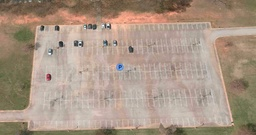
#> input picture src/GroundStation/Test Images/Apple Maps.jpg, 256 x 135 px, shrunk from 1681 x 886 before the run
$ python fish.py --image 'Test Images/Apple Maps.jpg'
#> lines starting #> are read from the running program, lines starting #| are printed output that depends on the picture
#> further down, imgobj is the input picture: shape (135, 256, 3); mean R, G, B 168.7, 149.6, 133.1
import imageio
import numpy as np
from math import sqrt
import sys
import argparse
import os

## The following code was taken from the Gil-Mor/iFish repository linked below to
## remove the fisheye effect from our images.
## https://github.com/Gil-Mor/iFish


def get_fish_xn_yn(source_x, source_y, radius, distortion):
    """
    Get normalized x, y pixel coordinates from the original image and return normalized
    x, y pixel coordinates in the destination fished image.
    :param distortion: Amount in which to move pixels from/to center.
    As distortion grows, pixels will be moved further from the center, and vice versa.
    """

    if 1 - distortion * (radius**2) == 0:
        return source_x, source_y

    return source_x / (1 - (distortion * (radius**2))), source_y / (
        1 - (distortion * (radius**2))
    )


def fish(img, distortion_coefficient):
    """
    :type img: numpy.ndarray
    :param distortion_coefficient: The amount of distortion to apply.
    :return: numpy.ndarray - the image with applied effect.
    """
#> called with distortion_coefficient = 0.5

    # If input image is only BW or RGB convert it to RGBA
    # So that output 'frame' can be transparent.
    w, h = img.shape[0], img.shape[1]
#> w = 135; h = 256
    if len(img.shape) == 2:
        # Duplicate the one BW channel twice to create Black and White
        # RGB image (For each pixel, the 3 channels have the same value)
        bw_channel = np.copy(img)
        img = np.dstack((img, bw_channel))
        img = np.dstack((img, bw_channel))
    if len(img.shape) == 3 and img.shape[2] == 3:
        print("RGB to RGBA")
        img = np.dstack((img, np.full((w, h), 255)))

    # prepare array for dst image
    dstimg = np.zeros_like(img)

    # floats for calcultions
    w, h = float(w), float(h)

    # easier calcultion if we traverse x, y in dst image
    for x in range(len(dstimg)):
        for y in range(len(dstimg[x])):

            # normalize x and y to be in interval of [-1, 1]
            xnd, ynd = float((2 * x - w) / w), float((2 * y - h) / h)

            # get xn and yn distance from normalized center
            rd = sqrt(xnd**2 + ynd**2)

            # new normalized pixel coordinates
            xdu, ydu = get_fish_xn_yn(xnd, ynd, rd, distortion_coefficient)

            # convert the normalized distorted xdn and ydn back to image pixels
            xu, yu = int(((xdu + 1) * w) / 2), int(((ydu + 1) * h) / 2)

            # if new pixel is in bounds copy from source pixel to destination pixel
            if 0 <= xu and xu < img.shape[0] and 0 <= yu and yu < img.shape[1]:
                dstimg[x][y] = img[xu][yu]
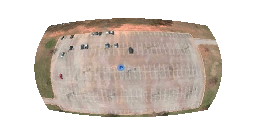
#> dstimg: shape (135, 256, 4) int64; mean R, G, B, A 83.9, 74.6, 67.7, 122.2; transparent parts drawn white

    return dstimg.astype(np.uint8)


def parse_args(args=sys.argv[1:]):
    """Parse arguments."""

    parser = argparse.ArgumentParser(
        description="Apply fish-eye effect to images.", prog="python3 fish.py"
    )

    parser.add_argument(
        "-i",
        "--image",
        help="path to image file."
        " If no input is given, the supplied example 'grid.jpg' will be used.",
        type=str,
        default="grid.jpg",
    )

    parser.add_argument(
        "-o",
        "--outpath",
        help="file path to write output to." " format: <path>.<format(jpg,png,etc..)>",
        type=str,
        default="fish.png",
    )

    parser.add_argument(
        "-d",
        "--distortion",
        help="The distoration coefficient. How much the move pixels from/to the center."
        " Recommended values are between -1 and 1."
        " The bigger the distortion, the further pixels will be moved outwars from the center (fisheye)."
        " The Smaller the distortion, the closer pixels will be move inwards toward the center (rectilinear)."
        " For example, to reverse the fisheye effect with --distoration 0.5,"
        " You can run with --distortion -0.3."
        " Note that due to double processing the result will be somewhat distorted.",
        type=float,
        default=0.5,
    )

    return parser.parse_args(args)


if __name__ == "__main__":
    args = parse_args()
    try:
        imgobj = imageio.imread(args.image)
    except Exception as e:
        print(e)
        sys.exit(1)
    if os.path.exists(args.outpath):
        ans = input(args.outpath + " exists. File will be overridden. Continue? y/n: ")
        if ans.lower() != "y":
            print("exiting")
            sys.exit(0)

    output_img = fish(imgobj, args.distortion)
    imageio.imwrite(args.outpath, output_img, format="png")

$ run again, on src/GroundStation/Test Images/Google Maps.jpg
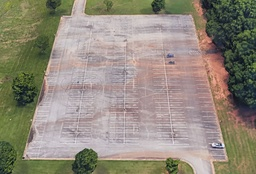
#> input picture src/GroundStation/Test Images/Google Maps.jpg, 256 x 174 px, shrunk from 1187 x 808 before the run
#> imgobj is the input picture: shape (174, 256, 3); mean R, G, B 145.7, 137.9, 124.4
#> after the loop in fish, `for x in range(len(dstimg)):`:
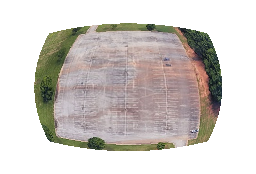
#> dstimg: shape (174, 256, 4) int64; mean R, G, B, A 75.1, 69.8, 65.6, 122.2; transparent parts drawn white
